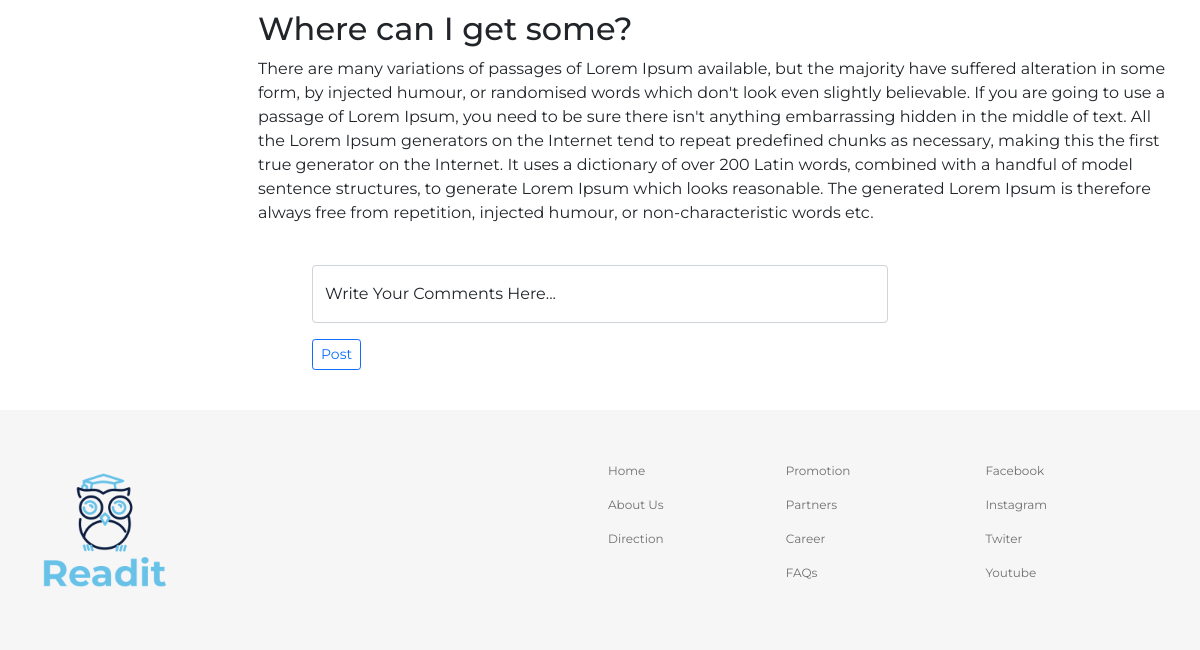
Page /article/lorem_ipsum/ (signed in, lower part) on the earlier database version.
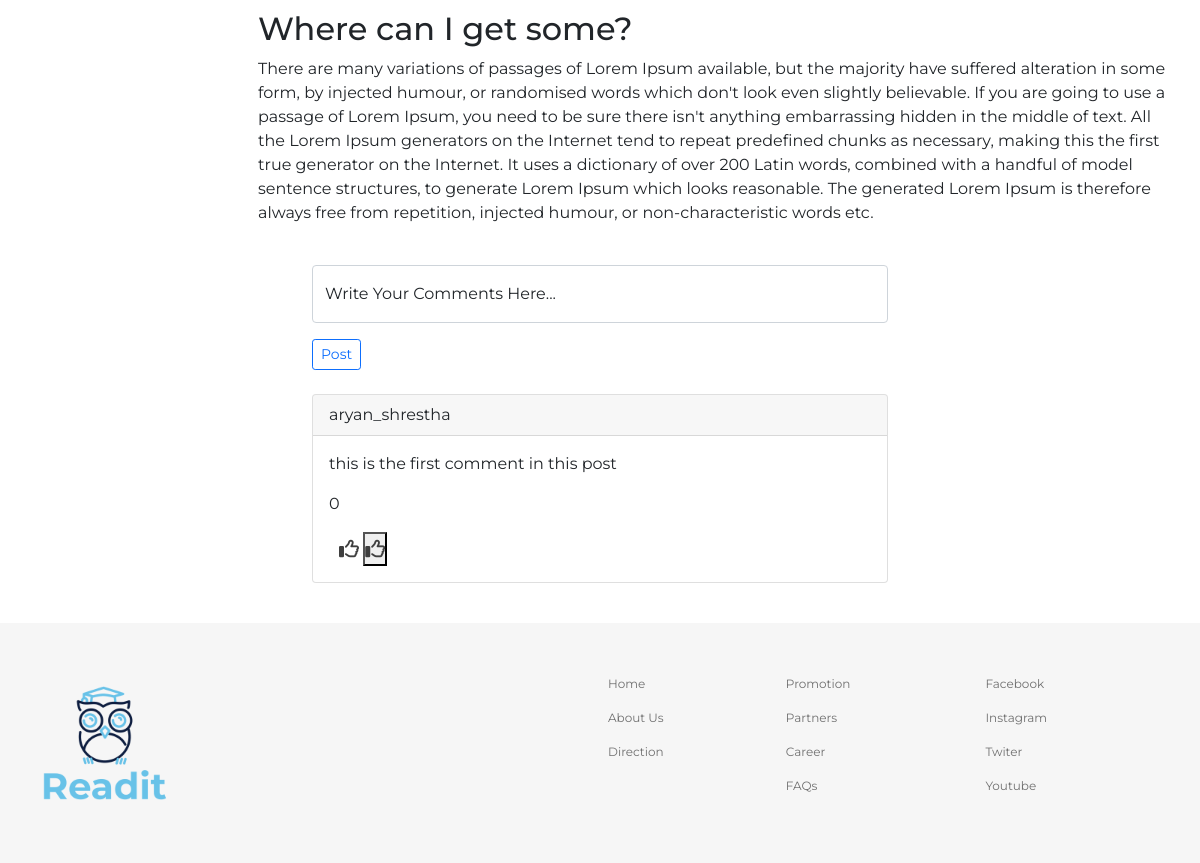
Same page on the later database version.
### blog/models.py (models this page shows, shortened)
class Post(models.Model):
    author = models.ForeignKey(User, null=True, blank=True, on_delete=models.CASCADE)
    title = models.CharField(max_length=150)
    body = RichTextField(null=True, blank=True)
    image = models.ImageField(null=True, blank=True)
    category = models.ManyToManyField(Category)
    date_created = models.DateTimeField(auto_now_add=True, null=True)
    slang = models.CharField(null=True, blank=True, max_length=200)

class Comment(models.Model):
    author = models.ForeignKey(User, null=True, blank=True, on_delete=models.CASCADE)
    post = models.ForeignKey(Post, null=True, blank=True, on_delete=models.CASCADE)
    comment_text = models.CharField(max_length=200)
    like = models.IntegerField(default=0, null=True, blank=True)
    def total_likes(self):
        likes = self.likes_set.all()
        total_likes = likes.count()
        return total_likes

### blog/views.py (the view)
# urls.py: path('article/<str:slang>/', views.article, name='article'),
def article(request, slang):
    post = get_object_or_404(Post, slang=slang)
    post_id=post.id
    date_created = post.date_created
    comments = Comment.objects.filter(post=post_id)[0:5]
    context = {
        'date_created': date_created,
        'post': post,
        'comments': comments,
    }
    return render(request, 'blog/content.html', context)

### blog/templates/blog/content.html (shortened to what this page needs)
{% extends 'blog/main.html'%}
{% load static %}
{% block content %}
    <section class="main-container">
        <div class="content">
            <div class="aurthor-info">
            </div>
                <div class="content-text">
                {{post.body|safe}}
            </div>
        </div>
        <div class="comments container" style="width:50%">
            <form action="{% url 'blog:comment' post.id %}" method="POST" >
                <div class="form-floating mb-3">
                    <input type="text" class="form-control" id="floatingInput" placeholder="comment" name="comment">
                    <label for="floatingInput">Write Your Comments Here...</label>
                </div>
                <button type="submit" class="btn btn-outline-primary btn-sm">Post</button>
            </form>
            {% for comment in comments %}
            <div class="card" style="margin-top:3vh">
                <div class="card-header">
                    {{comment.author}}
                </div>
                <div class="card-body">
                    <p class="card-text">{{comment.comment_text}}</p>
                    <span style="margin-right:10px"><p class="likes">{{comment.total_likes}}</p></span>
                    <a href="{% url 'blog:hit_like' comment.id %}" style="color: #3f3f3f; font-size: 20px"><i class="far fa-thumbs-up"></i></a>
                    <button href="" data-commentid={{comment.id}}  style="color: #3f3f3f; font-size: 20px" class="likeBtn"><i class="far fa-thumbs-up"></i></button>
                </div>
            </div>
            {% endfor %}
        </div>
    </section>
{% endblock %}

### blog/templates/blog/main.html (shortened to what this page needs)
{% load static %}
<!DOCTYPE html>
<html lang="en">
<head>
    <link rel="stylesheet" href="https://maxcdn.bootstrapcdn.com/bootstrap/4.0.0/css/bootstrap.min.css">
    <link href="https://cdn.jsdelivr.net/npm/bootstrap@5.0.0-beta3/dist/css/bootstrap.min.css" rel="stylesheet">
    <link rel="stylesheet" href="{% static '/style/style.css' %}">
</head>
<body>
    {% block content %}
    {% endblock%}
<footer style="margin-top: 5vh">
    <div class="footer-container" >
        <img src="{% static '/images/logo.png' %}" alt="">
        <div class="footer-text">
            <table class="table" style=" color: #707070;">
                <tr>
                    <td>Home</td>
                    <td>Promotion</td>
                    <td>Facebook</td>
                </tr>
                <tr>
                    <td>About Us</td>
                    <td>Partners</td>
                    <td>Instagram</td>
                </tr>
                <tr>
                    <td>Direction</td>
                    <td>Career</td>
                    <td>Twiter</td>
                </tr>
                <tr>
                    <td></td>
                    <td>FAQs</td>
                    <td>Youtube</td>
                </tr>
            </table>
        </div>
    </div>
</footer>
</body>
</html>

### static/style/style.css (style rules this page uses)
* { margin: 0; padding: 0; -webkit-box-sizing: border-box; box-sizing: border-box; }
body { font-family: 'Montserrat', sans-serif; }
footer { background-color: #F6F6F6; width: 100%; height: 30vh; display: -webkit-box; display: -ms-flexbox; display: flex; }
.footer-container { width: 95%; margin: auto; height: 100%; display: -webkit-box; display: -ms-flexbox; display: flex; -webkit-box-pack: justify; -ms-flex-pack: justify; justify-content: space-between; -webkit-box-align: center; -ms-flex-align: center; align-items: center; }
.footer-container img { width: 150px; height: auto; }
.footer-text { width: 50%; font-size: 12px; }
.footer-text td { border: none; }
.content { display: -webkit-box; display: -ms-flexbox; display: flex; width: 95%; margin-top: 3vh; margin: 3vh auto; -webkit-box-pack: justify; -ms-flex-pack: justify; justify-content: space-between; }
.aurthor-info { width: 20%; display: -webkit-box; display: -ms-flexbox; display: flex; -webkit-box-orient: vertical; -webkit-box-direction: normal; -ms-flex-direction: column; flex-direction: column; -webkit-box-align: center; -ms-flex-align: center; align-items: center; }
.content-text { width: 80%; }

Differences in the rows shown:
added Comment: author "aryan_shrestha", comment_text "this is the first comment in this post", total_likes "0"
